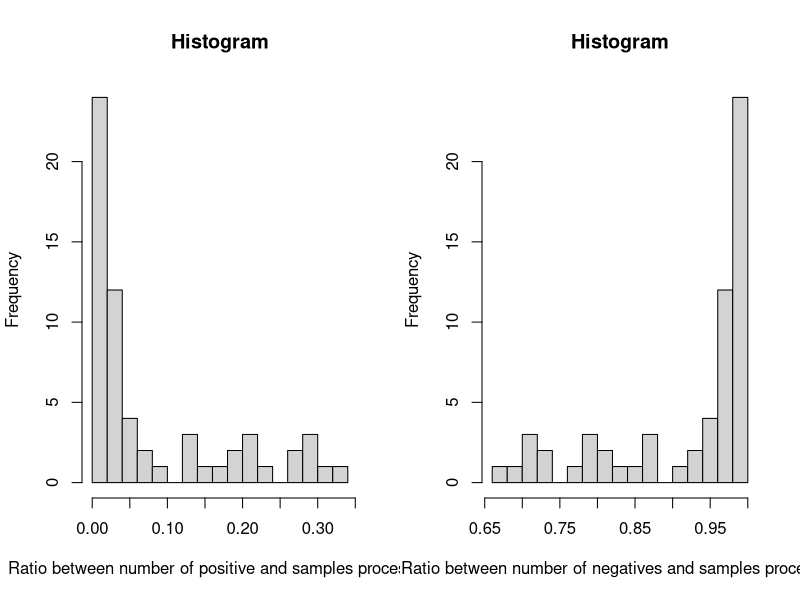

Here is the R script that generated this plot: (Note: this script raises an error after producing the figure.)
# Libraries

library(tidyverse)
library(ggplot2)
library(magrittr)
library(dplyr)
library(lubridate)

# Import dataset of USA Influence report from 2017 to 2021

dataset <-  read.csv(file = 'FluNetInteractiveReport_USA.csv')
head(dataset)

# Remove useless columns

dataset <- dataset[, -c(1,2,3,5,6,8,10,13,22)]
head(dataset)
summary(dataset)

# Rename columns

dataset<- dataset %>%
  rename_with(tolower)

dataset <- dataset %>%
  rename(date = edate,
         processed_samples = spec_processed_nb,
         total_A = inf_a,
         total_B = inf_b,
         total_positive = all_inf,
         total_negative = all_inf2)

# Convert column date from character to date

dataset$date <- ymd(dataset$date)

# Summarize and group by month

dataset <- dataset %>%
  group_by(date = lubridate::floor_date(date, 'month')) %>%
  summarize(processed_samples = sum(processed_samples),
            ah1n12009 = sum(ah1n12009),
            ah3 = sum(ah3),
            anotsubtyped = sum(anotsubtyped),
            total_A = sum(total_A),
            byamagata = sum(byamagata),
            bvictoria = sum(bvictoria),
            bnotdetermined = sum(bnotdetermined),
            total_B = sum(total_B),
            total_positive = sum(total_positive),
            total_negative = sum(total_negative))

# Add column year and month

dataset$year <- strftime(dataset$date, "%Y")
dataset$month <- strftime(dataset$date, "%m")

# Reorder variable

dataset <- dataset[, c(1,14,13,2,3,4,5,6,7,8,9,10,11,12)]

# Convert month number to month name

dataset$month <- month.abb[as.numeric(dataset$month)]


# Histogram of the ratio between number of positives and samples processed 

par(mfrow=c(1,2))
hist(dataset$total_positive/dataset$processed_samples,
     main = "Histogram", 
     xlab ="Ratio between number of positive and samples processed",
     breaks = 20)


# Histogram of the ratio between number of negative and samples processed 

hist(dataset$total_negative/dataset$processed_samples,
          main = "Histogram", 
          xlab = "Ratio between number of negatives and samples processed",
          breaks = 20)


# Summary statistics

summary(dataset)

# Filtering based on year pre-covid and post-covid

dataset_pre <- dataset[dataset$year == "2017" | dataset$year == "2018" | dataset$year == "2019", ]
dataset_post <- dataset[dataset$year == "2020" | dataset$year == "2021", ]

# Plot total positive cases pre-covid

total_positive_pre <- ggplot(dataset_pre, aes(total_positive_pre)) 
total_positive_pre 
